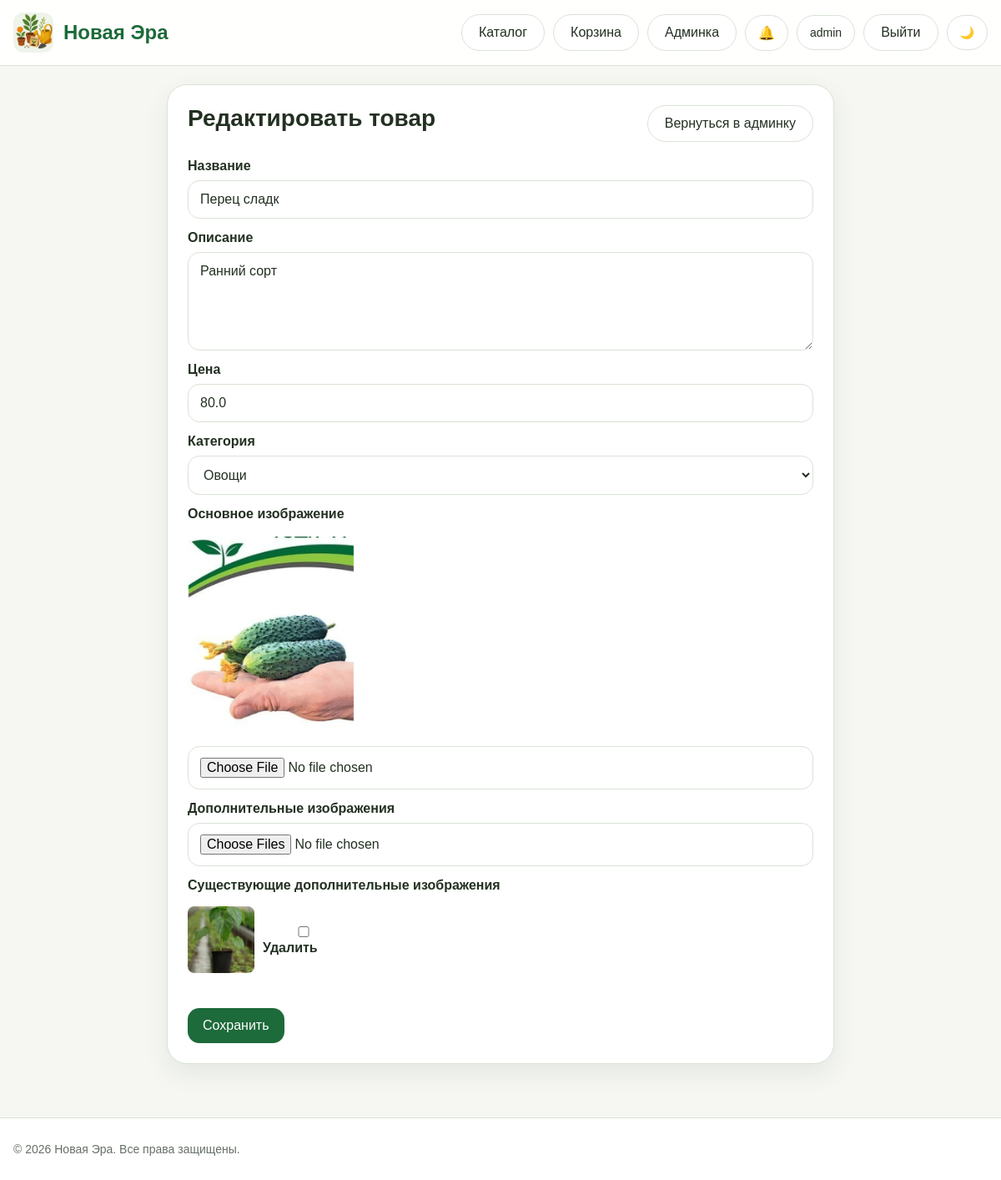
Screenshot of /admin/edit/4 (signed in) with the database file from the repository.
### models.py (models this page shows, shortened)
class User(UserMixin, db.Model):
    __tablename__ = "users"
    id = db.Column(db.Integer, primary_key=True)
    username = db.Column(db.String(80), unique=True, nullable=False, index=True)
    email = db.Column(db.String(120), unique=True, nullable=False, index=True)
    password_hash = db.Column(db.String(255), nullable=False)
    is_admin = db.Column(db.Boolean, default=False, nullable=False)
    created_at = db.Column(db.DateTime, default=datetime.utcnow, nullable=False)
    surname = db.Column(db.String(80), nullable=True)
    name = db.Column(db.String(80), nullable=True)
    patronymic = db.Column(db.String(80), nullable=True)
    favorite_products = db.relationship(
        'Product',
        secondary=favorites,
        backref=db.backref('favorited_by', lazy='dynamic'),
        lazy='dynamic')

class Product(db.Model):
    __tablename__ = "products"
    id = db.Column(db.Integer, primary_key=True)
    name = db.Column(db.String(200), nullable=False, index=True)
    description = db.Column(db.Text, nullable=False)
    price = db.Column(db.Float, nullable=False)
    image_url = db.Column(db.String(255), nullable=True)
    category_id = db.Column(db.Integer, db.ForeignKey("categories.id"), nullable=False)
    created_at = db.Column(db.DateTime, default=datetime.utcnow, nullable=False)
    category = db.relationship("Category", back_populates="products", lazy="selectin")
    extra_images = db.relationship('ProductImage',
                                   backref='product',
                                   lazy='dynamic',
                                   cascade='all, delete-orphan',
                                   order_by='ProductImage.order')

class ProductImage(db.Model):
    __tablename__ = 'product_images'
    id = db.Column(db.Integer, primary_key=True)
    product_id = db.Column(db.Integer, db.ForeignKey('products.id', ondelete='CASCADE'), nullable=False)
    url = db.Column(db.String(300), nullable=False)
    order = db.Column(db.Integer, default=0)
    created_at = db.Column(db.DateTime, default=datetime.utcnow)

### routes.py (the view, shortened to what this page needs)
@bp.route("/admin/edit/<int:product_id>", methods=["GET", "POST"])
@login_required
def edit_product(product_id: int):
    _admin_only()
    product = db.session.get(Product, product_id)
    if not product:
        abort(404)
    form = ProductForm(obj=product)
    form.category.data = product.category_id
    if request.method == "POST":
        form.category.data = request.form.get("category", type=int) or product.category_id
    return render_template("admin_form.html", form=form, title="Редактировать товар", product=product)

### forms.py
class ProductForm(FlaskForm):
    name = StringField('Название', validators=[DataRequired()])
    description = TextAreaField('Описание', validators=[DataRequired()])
    price = FloatField('Цена', validators=[DataRequired()])
    category = SelectField('Категория', coerce=int, validators=[DataRequired()])
    image_url = StringField('URL изображения (опционально)')
    main_image = FileField('Основное изображение', validators=[FileAllowed(['jpg','png','jpeg','gif','webp'], 'Только изображения!')])
    extra_images = MultipleFileField('Дополнительные изображения', validators=[FileAllowed(['jpg','png','jpeg','gif','webp'], 'Только изображения!')])
    def __init__(self, *args, **kwargs):
        super().__init__(*args, **kwargs)
        self.category.choices = [(c.id, c.name) for c in Category.query.order_by(Category.name).all()]

### routes.py (called while the page is built)
@login_manager.user_loader
def load_user(user_id: str):
    try:
        return db.session.get(User, int(user_id))
    except:
        return None

def _admin_only():
    if not current_user.is_authenticated or not current_user.is_admin:
        abort(403)

### templates/admin_form.html (shortened to what this page needs)
{% extends "base.html" %}
{% block content %}
<div class="form-container" style="max-width:800px;margin:0 auto;">
    <div class="admin-head">
        <h1>{{ title }}</h1>
        <a href="{{ url_for('main.admin') }}" class="top-link">Вернуться в админку</a>
    </div>
    <form method="POST" enctype="multipart/form-data">
        <div class="form-group">
            {{ form.name.label }} {{ form.name(class="form-control") }}
        </div>
        <div class="form-group">
            {{ form.description.label }} {{ form.description(class="form-control", rows=5) }}
        </div>
        <div class="form-group">
            {{ form.price.label }} {{ form.price(class="form-control") }}
        </div>
        <div class="form-group">
            {{ form.category.label }} {{ form.category(class="form-control") }}
        </div>
        <div class="form-group">
            {{ form.main_image.label }}
            {% if product and product.image_url %}
                <img src="{{ product.image_url }}" style="max-width:200px;margin:10px 0;">
            {% endif %}
            {{ form.main_image(class="form-control-file") }}
        </div>
        <div class="form-group">
            {{ form.extra_images.label }}
            {{ form.extra_images(class="form-control-file", multiple=True) }}
        </div>
        {% if product and product.extra_images %}
        <div class="form-group">
            <label>Существующие дополнительные изображения</label>
            {% for img in product.extra_images.order_by('order') %}
                <div style="display:flex;align-items:center;gap:10px;margin:8px 0;">
                    <img src="{{ img.url }}" style="width:80px;height:80px;object-fit:cover;border-radius:8px;">
                    <label>
                        <input type="checkbox" name="delete_extra_ids" value="{{ img.id }}"> Удалить
                    </label>
                </div>
            {% endfor %}
        </div>
        {% endif %}
        <button type="submit" class="save-btn" style="margin-top:20px;">Сохранить</button>
    </form>
</div>
{% endblock %}

### templates/base.html (shortened to what this page needs)
<!DOCTYPE html>
<html lang="ru">
<head>
    <link rel="stylesheet" href="{{ url_for('static', filename='css/style.css') }}">
</head>
<body>
<header class="header">
    <div class="container header-inner">
        <div class="logo">
            <a href="{{ url_for('main.index') }}" style="display:flex;align-items:center;gap:12px;">
                <img src="{{ url_for('static', filename='images/icon.png') }}" alt="Logo" style="width:48px;height:48px;border-radius:12px;">
                <div class="logo-text">
                    <div class="title" style="color:var(--brand);">{{ brand_name }}</div>
                </div>
            </a>
        </div>
        <nav class="top-nav">
            <a href="{{ url_for('main.index') }}" class="top-link">Каталог</a>
            <a href="{{ url_for('main.basket') }}" class="top-link">Корзина</a>
            {% if current_user.is_authenticated %}
                {% if current_user.is_admin %}
                    <a href="{{ url_for('main.admin') }}" class="top-link">Админка</a>
                {% endif %}
                <div class="notif-bell-wrapper" id="notifBellWrapper">
                    <button class="notif-bell-btn" id="notifBellBtn" type="button" title="Уведомления о заказах">
                        🔔
                    </button>
                </div>
                <a href="{{ url_for('main.profile') }}" class="profile-btn">{{ current_user.username }}</a>
                <a href="{{ url_for('main.logout') }}" class="top-link">Выйти</a>
            {% else %}
                <a href="{{ url_for('main.login') }}" class="top-link">Войти</a>
            {% endif %}
            <button id="themeToggle" class="theme-toggle" type="button">🌙</button>
        </nav>
    </div>
</header>
<main class="main-content container">
    {% block content %}{% endblock %}
</main>
<footer class="footer">
    <div class="container footer-inner">
        <p>© 2026 {{ brand_name }}. Все права защищены.</p>
    </div>
</footer>
</body>
</html>

### static/css/style.css (style rules this page uses)
:root { --bg: #f6f7f3; --surface: #ffffff; --surface-soft: #eef4ea; --text: #233022; --muted: #667066; --brand: #1d6a3a; --brand-dark: #14552d; --border: #d9e3d6; --shadow: 0 12px 30px rgba(16, 48, 26, 0.08); --error: #b33a3a; --warning: #b46f0b; --success: #2a7d46; }
*, *::before, *::after { box-sizing: border-box; }
html { scroll-behavior: smooth; }
body { margin: 0; font-family: Arial, Helvetica, sans-serif; background: var(--bg); color: var(--text); }
a { color: inherit; text-decoration: none; }
img { max-width: 100%; display: block; }
button, input, select, textarea { font: inherit; }
.container { width: min(1180px, calc(100% - 32px)); margin: 0 auto; }
.main-content { padding: 22px 0 40px; }
.header { position: sticky; top: 0; z-index: 20; background: color-mix(in srgb, var(--surface) 92%, transparent); backdrop-filter: blur(10px); border-bottom: 1px solid var(--border); }
.header-inner { min-height: 78px; display: flex; align-items: center; justify-content: space-between; gap: 20px; }
.logo { display: flex; align-items: center; gap: 12px; min-width: 0; }
.logo img { width: 52px; height: 52px; border-radius: 16px; object-fit: cover; background: var(--surface-soft); }
.logo-text { min-width: 0; }
.title { font-size: 24px; font-weight: 800; line-height: 1.1; }
.top-nav { display: flex; align-items: center; gap: 10px; flex-wrap: wrap; justify-content: flex-end; }
.top-link { background: var(--surface); color: var(--text); border: 1px solid var(--border); padding: 12px 20px; border-radius: 999px; text-decoration: none; display: inline-flex; align-items: center; font-weight: 500; transition: all 0.2s ease; }
.footer { border-top: 1px solid var(--border); background: var(--surface); margin-top: 24px; }
.footer-inner { min-height: 74px; display: flex; align-items: center; color: var(--muted); font-size: 14px; }
.form-container, .cart-container, .admin-card { background: var(--surface); border: 1px solid var(--border); border-radius: 24px; box-shadow: var(--shadow); padding: 24px; }
.form-group { display: grid; gap: 8px; margin-bottom: 14px; }
.form-group label { font-weight: 700; }
.form-group input, .form-group textarea, .form-group select { width: 100%; padding: 13px 14px; border-radius: 14px; border: 1px solid var(--border); background: var(--surface); color: var(--text); }
.form-group textarea { resize: vertical; }
.save-btn, .buy-btn, .back-btn { border: 0; border-radius: 14px; padding: 12px 18px; cursor: pointer; transition: .2s ease; }
.save-btn, .buy-btn { background: var(--brand); color: #fff; }
.admin-head { display: flex; align-items: flex-start; justify-content: space-between; gap: 16px; flex-wrap: wrap; margin-bottom: 20px; }
.admin-head h1 { margin: 0; font-size: 28px; }
.theme-toggle, .profile-btn { border: 1px solid var(--border); background: var(--surface); color: var(--text); border-radius: 999px; padding: 11px 15px; min-height: 42px; display: inline-flex; align-items: center; justify-content: center; cursor: pointer; font-size: 14px; transition: all 0.2s ease; }
.notif-bell-wrapper { position: relative; display: inline-flex; }
.notif-bell-btn { position: relative; border: 1px solid var(--border); background: var(--surface); color: var(--text); border-radius: 999px; padding: 11px 15px; min-height: 42px; display: inline-flex; align-items: center; justify-content: center; cursor: pointer; font-size: 16px; transition: all 0.2s ease; gap: 0; }

### rows the page displays
User: username "admin"
Product: name "Перец сладк", description "Ранний сорт", price "80.0", category "Овощи", image_url (picture)
ProductImage: url (picture)

### other values shown
{{ brand_name }} "Новая Эра"
{{ title }} "Редактировать товар"
